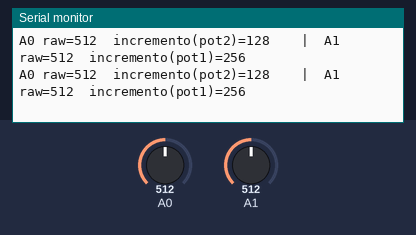
Bench run of a sketch on a simulated Arduino Uno, built with avr-gcc and run on an emulated ATmega328P. On the bench: the last lines printed to the serial monitor. The test bench sets the inputs (shaded band); at power-on: A0 = 512, A1 = 512.

Above: at 7.2 s.
7.3 s: A0 set to 971
At 7.56 s:
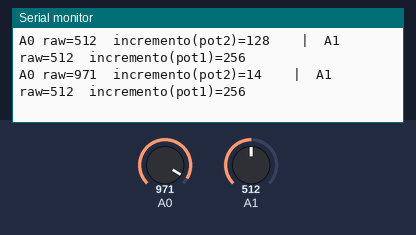
10.3 s: A0 set to 988
At 10.43 s:
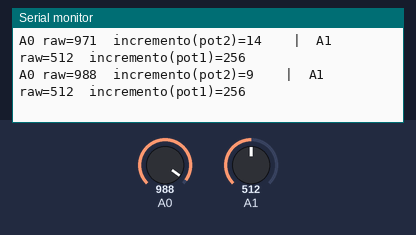
Timing chart, 0 to 12.8 s (numbered marks = the images above; inputs shaded):
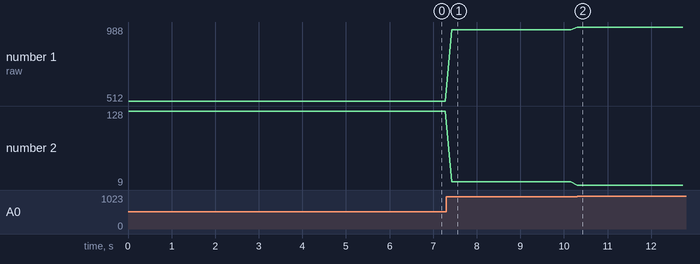

The sketch:

pot_serial_test.ino
```cpp
/* HANAN CUMBIA - Diagnostico de potenciometros
 * -------------------------------------------------------------
 * Sketch temporal SOLO para medir. No genera audio.
 *
 * Uso:
 *   1) Abri el Monitor Serie a 115200 baudios.
 *   2) Move un pote a la vez y mira que columna cambia:
 *        - si cambia A0  -> es el pote conectado a A0 (en el firmware = pot2 / bass)
 *        - si cambia A1  -> es el pote conectado a A1 (en el firmware = pot1 / tick)
 *   3) Lleva el pote "problematico" a su MINIMO (donde el sample queda flotando)
 *      y anota el valor "raw" y el "incremento" que muestra esa columna.
 *
 * El "incremento" se calcula igual que el firmware (con la inversion ya aplicada),
 * asi vemos directamente que valor de fase produce el problema.
 */

void setup() {
  Serial.begin(115200);
  Serial.println();
  Serial.println(F("== Diagnostico de potes HANAN =="));
  Serial.println(F("Move cada pote y observa que columna cambia."));
  Serial.println(F("Lleva el pote al minimo y anota raw / incremento."));
  Serial.println();
}

void loop() {
  int a0 = analogRead(A0);
  int a1 = analogRead(A1);

  // mismo calculo que el firmware (lectura invertida)
  int pot2 = ((1023 - a0) >> 2) + 1; // incremento del pote en A0  (bass)
  int pot1 = ((1023 - a1) >> 1) + 1; // incremento del pote en A1  (tick/conga)

  Serial.print(F("A0 raw="));
  Serial.print(a0);
  Serial.print(F("\tincremento(pot2)="));
  Serial.print(pot2);
  Serial.print(F("\t\t|\tA1 raw="));
  Serial.print(a1);
  Serial.print(F("\tincremento(pot1)="));
  Serial.println(pot1);

  delay(150);
}
```

Measured:
- after the input at 7.3 s, the serial monitor: prints a new line after 0.13 s (image 1)
- after the input at 10.3 s, the serial monitor: prints a new line at once (image 2)
- plotted number 1: 512 → 971 after the input at 7.3 s, 971 → 988 after the input at 10.3 s
- plotted number 2: 128 → 14 after the input at 7.3 s, 14 → 9 after the input at 10.3 s
